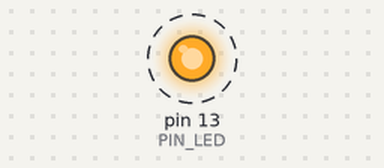
The sketch below on a simulated Arduino Uno, built with avr-gcc and run on an emulated ATmega328P. On the bench: output pins drawn as LEDs (lit = HIGH). Dashed ring = blinking. What the sketch prints to the serial monitor is not drawn.

Above: at 0.5 s.
Timing chart, 0 to 4.6 s (numbered marks = the images above):
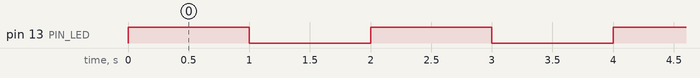

Measured:
- by itself, pin 13 (PIN_LED): alternates HIGH for 1.0 s and LOW for 1.0 s

The sketch:

example_03.ino
```cpp
#define PIN_LED 13
int count, toggle;

void setup() {
  pinMode(PIN_LED, OUTPUT);
  Serial.begin(115200);
  while(!Serial){
    ;
  }
  Serial.println("Hello world!");
  count = toggle = 0;
  digitalWrite(PIN_LED, toggle);
}

void loop() {
  Serial.println(++count);
  toggle = !(toggle_state(toggle));
  digitalWrite(PIN_LED, toggle);
  delay(1000);
}
int toggle_state(int toggle){
  return toggle;
}
```
